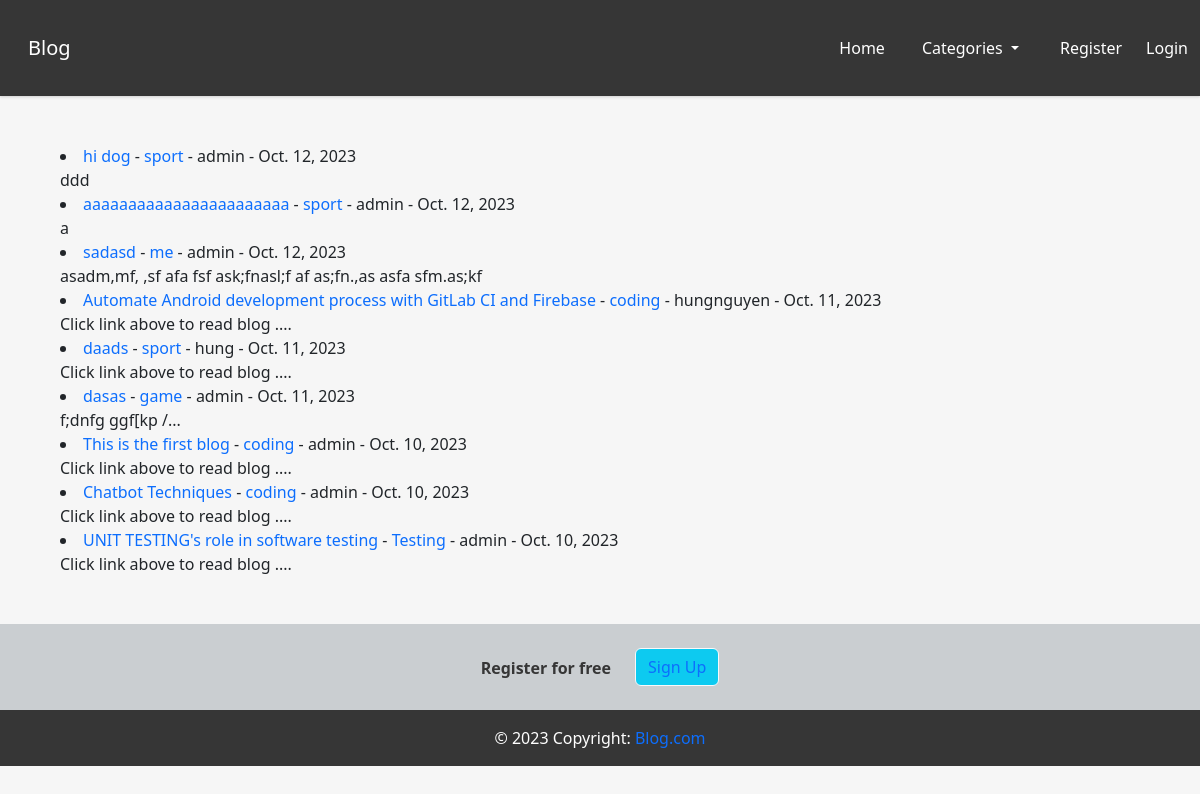
The page / on the database its author committed.
### bloghome/models.py (models this page shows, shortened)
class Post(models.Model):
    title = models.CharField(max_length=255)
    header_img=models.ImageField(null=True, blank=True, upload_to="images/")
    author = models.ForeignKey(User, on_delete=models.CASCADE)
    body = RichTextField(blank=True, null=True)
    post_date = models.DateField(auto_now_add=True)
    category = models.CharField(max_length=255, default='coding')
    snippet = models.CharField(max_length=255)
    likes = models.ManyToManyField(User, related_name='blog_posts',blank=True, null=True)

### bloghome/views.py (the view)
# urls.py: path('', HomeView.as_view(), name = 'home'),
class HomeView(ListView):
    model = Post
    template_name = "home.html"
    ordering = ['-post_date']
    def get_context_data(self, *args, **kwargs):
        cat_menu = Category.objects.all()
        context = super(HomeView, self).get_context_data()
        context["cat_menu"] = cat_menu
        return context

### bloghome/models.py (called while the page is built)
    def __str__(self):
        return self.name

### bloghome/templates/home.html (shortened to what this page needs)
{% extends "base.html" %}
{% block content %}
    {% for post in object_list %}
        <li><a href="{%url 'article-detail' post.pk %}">  {{post.title}} </a>
             - <a href= "{% url 'category' post.category|slugify %}" >{{post.category}}</a>
             - {{post.author}} - {{post.post_date}}
        <br/>
        {{post.snippet}}
         </li>
    {% endfor %}
{% endblock %}

### bloghome/templates/base.html (style rules this page uses)
html,body { height:100%; background-color:#f6f6f6; }
a { text-decoration: none; }

### rows shown on the page
Post: title "hi dog", category "sport", author "admin", post_date "Oct. 12, 2023", snippet "ddd"
Post: title "aaaaaaaaaaaaaaaaaaaaaaa", category "sport", author "admin", post_date "Oct. 12, 2023", snippet "a"
Post: title "sadasd", category "me", author "admin", post_date "Oct. 12, 2023", snippet "asadm,mf, ,sf afa fsf ask;fnasl;f af as;fn.,as asfa sfm.as;kf"
Post: title "Automate Android development process with GitLab CI and Firebase", category "coding", author "hungnguyen", post_date "Oct. 11, 2023", snippet "Click link above to read blog ...."
Post: title "daads", category "sport", author "hung", post_date "Oct. 11, 2023", snippet "Click link above to read blog ...."
Post: title "dasas", category "game", author "admin", post_date "Oct. 11, 2023", snippet "f;dnfg ggf[kp /..."
Post: title "This is the first blog", category "coding", author "admin", post_date "Oct. 10, 2023", snippet "Click link above to read blog ...."
Post: title "Chatbot Techniques", category "coding", author "admin", post_date "Oct. 10, 2023", snippet "Click link above to read blog ...."
Post: title "UNIT TESTING's role in software testing", category "Testing", author "admin", post_date "Oct. 10, 2023", snippet "Click link above to read blog ...."
